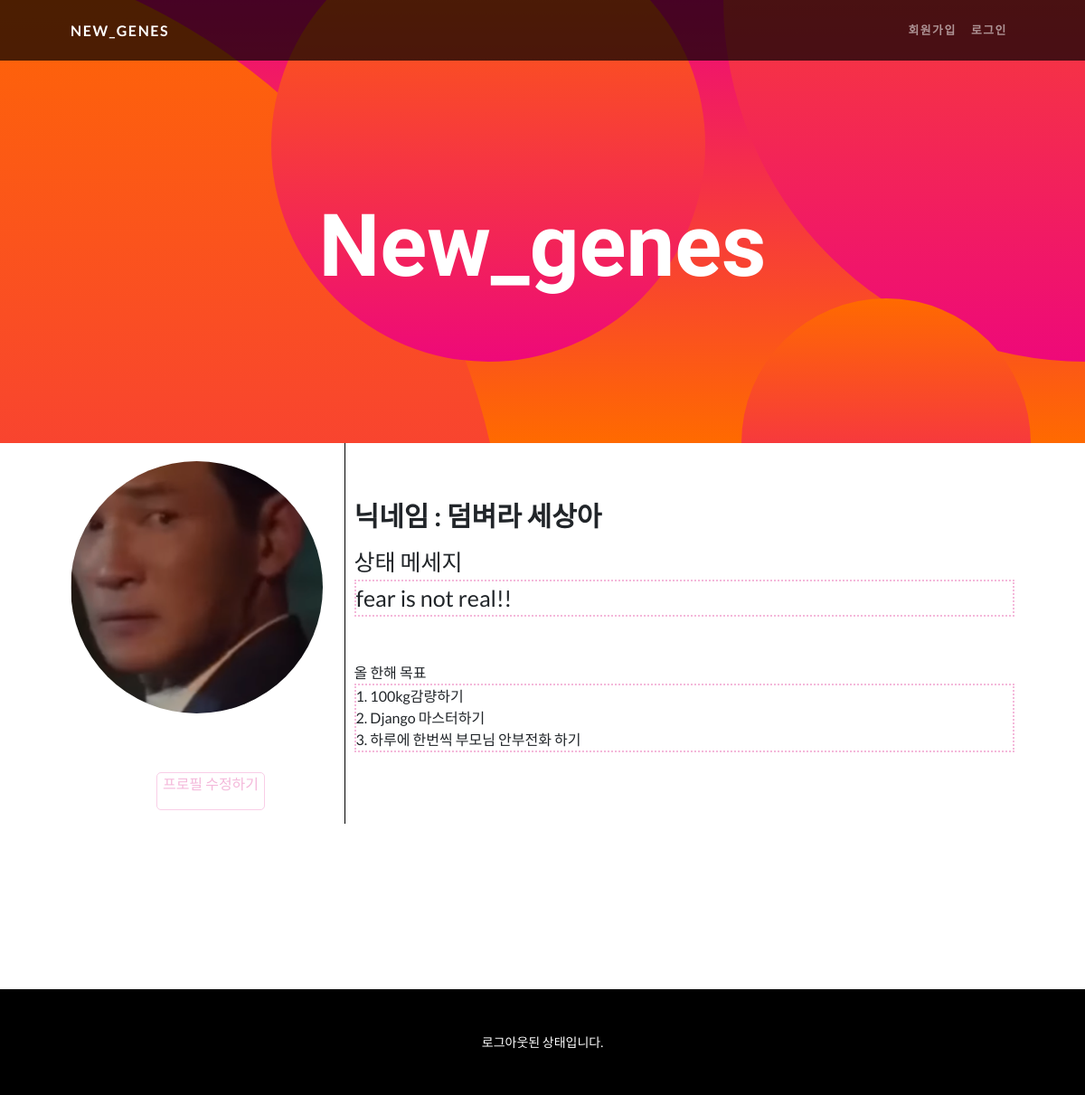
Page /profile/1/ on the committed database.
### Gene/models.py (models this page shows, shortened)
class User(AbstractUser):
    nickname = models.CharField(max_length=20, unique=True, null=True,
                                validators=[validate_no_special_characters])
    intro = models.TextField(null=True)
    profile_picture = models.ImageField(upload_to="profile_pics", default="default_profile_pic.jpg")
    goals = models.TextField(null=True)
    rating_FTO = [
        (1, 'TT'),
        (2, 'TA'),
        (3, 'AA')
    ]
    FTO_gene = models.IntegerField(choices=rating_FTO, default=None, null=True)
    rating_MC4R = [
        (1, 'TT'),
        (2, 'TC'),
        (3, 'CC')
    ]
    MC4R_gene = models.IntegerField(choices=rating_MC4R, default=None, null=True)
    rating_BDNF = [
        (1, 'AA'),
        (2, 'AG'),
        (3, 'GG')
    ]
    BDNF_gene = models.IntegerField(choices=rating_BDNF, default=None, null=True)
    rating_OCA2=[
        (1, 'TT'),
        (2, 'TC'),
        (3, 'CC')
    ]
    OCA2_gene = models.IntegerField(choices=rating_OCA2, null=True, default=None)
    rating_MC1R = [
        (1, 'GG'),
        (2, 'GA'),
        (3, 'AA')
    ]
    MC1R_gene = models.IntegerField(choices=rating_MC1R, null=True, default=None)
    rating_chr20p11_1 = [
        (1, 'GG'),
        (2, 'GA'),
        (3, 'AA')
    ]
    chr20p11_1 = models.IntegerField(choices=rating_chr20p11_1, null=True, default=None)
    rating_chr20p11_2 = [
        (1, 'CC'),
        (2, 'CT'),
        (3, 'TT')
    ]
    chr20p11_2 = models.IntegerField(choices=rating_chr20p11_2, null=True, default=None)
    rating_IL2RA = [
        (1, 'TT'),
        (2, 'TC'),
        (3, 'CC')
    ]
    IL2RA = models.IntegerField(choices=rating_IL2RA, null=True, default=None)
    rating_HLA_DQB1 = [
        (1, 'AA'),
        (2, 'AG'),
        (3, 'GG')
    ]
    HLA_DQB1 = models.IntegerField(choices=rating_HLA_DQB1, null=True, default=None)
    rating_EDAR = [
        (1, 'GG'),
        (2, 'GA'),
        (3, 'AA')
    ]
    EDAR = models.IntegerField(choices=rating_EDAR, null=True, default=None)
    rating_AGER_1 = [
        (1, 'CC'),
        (2, 'CT'),
        (3, 'TT')
    ]
    AGER_1 = models.IntegerField(choices=rating_AGER_1, null=True, default=None)
    rating_AGER_2 = [
        (1, 'GG'),
        (2, 'GA'),
        (3, 'AA')
    ]
    AGER_2 = models.IntegerField(choices=rating_AGER_2, null=True, default=None)
    rating_GCKR = [
        (1, 'CC'),
        (2, 'CT'),
        (3, 'TT')
    ]
    GCKR = models.IntegerField(choices=rating_GCKR, null=True, default=None)
    rating_ANGPTL3 = [
        (1, 'GG'),
        (2, 'GT'),
        (3, 'TT')
    ]
    ANGPTL3 = models.IntegerField(choices=rating_ANGPTL3, null=True, default=None)
    rating_TRIB1 = [
        (1, 'TT'),
        (2, 'TA'),
        (3, 'AA')
    ]
    TRIB1 = models.IntegerField(choices=rating_TRIB1, null=True, default=None)
    rating_HMGCR = [
        (1, 'AA'),
        (2, 'AT'),
        (3, 'TT')
    ]
    HMGCR = models.IntegerField(choices=rating_HMGCR, null=True, default=None)
    rating_ABO = [
        (1, 'CC'),
        (2, 'CA'),
        (3, 'AA')
    ]
    ABO = models.IntegerField(choices=rating_ABO, null=True, default=None)
    rating_LIPG = [
        (1, 'TT'),
        (2, 'TG'),
        (3, 'GG')
    ]
    LIPG = models.IntegerField(choices=rating_LIPG, null=True, default=None)
    rating_DGKB_TMEM195 = [
        (1, 'GG'),
        (2, 'GT'),
        (3, 'TT')
    ]
    DGKB_TMEM195 = models.IntegerField(choices=rating_DGKB_TMEM195, null=True, default=None)
    rating_CDKN2A_2B = [
        (1, 'CC'),
        (2, 'CT'),
        (3, 'TT')
    ]
    CDKN2A_2B = models.IntegerField(choices=rating_CDKN2A_2B, null=True, default=None)
    rating_GCK = [
        (1, 'GG'),
        (2, 'GA'),
        (3, 'AA')
    ]
    GCK = models.IntegerField(choices=rating_GCK, null=True, default=None)
    rating_GLIS3 = [
        (1, 'GG'),
        (2, 'GA'),
        (3, 'AA')
    ]
    GLIS3 = models.IntegerField(choices=rating_GLIS3, null=True, default=None)
    rating_GUCY1A3 = [
        (1, 'AA'),
        (2, 'AC'),
        (3, 'CC')
    ]
    GUCY1A3 = models.IntegerField(choices=rating_GUCY1A3, null=True, default=None)
    rating_ABCA1 = [
        (1, 'CC'),
        (2, 'CT'),
        (3, 'TT')
    ]
    ABCA1 = models.IntegerField(choices=rating_ABCA1, null=True, default=None)
    rating_FGF5 = [
        (1, 'AA'),
        (2, 'AT'),
        (3, 'TT')
    ]
    FGF5 = models.IntegerField(choices=rating_FGF5, null=True, default=None)
    rating_ATP2B1 = [
        (1, 'AA'),
        (2, 'AG'),
        (3, 'GG')
    ]
    ATP2B1 = models.IntegerField(choices=rating_ATP2B1, null=True, default=None)
    rating_NPR3 = [
        (1, 'AA'),
        (2, 'AG'),
        (3, 'GG')
    ]
    NPR3 = models.IntegerField(choices=rating_NPR3, null=True, default=None)
    rating_CYP17A1 = [
        (1, 'GG'),
        (2, 'GA'),
        (3, 'AA')
    ]
    CYP17A1 = models.IntegerField(choices=rating_CYP17A1, null=True, default=None)
    rating_SLC23A1_1 = [
        (1, 'CC'),
        (2, 'CT'),
        (3, 'TT')
    ]
    SLC23A1_1 = models.IntegerField(choices=rating_SLC23A1_1, null=True, default=None)
    rating_SLC23A1_2 = [
        (1, 'AA'),
        (2, 'AG'),
        (3, 'GG')
    ]
    SLC23A1_2 = models.IntegerField(choices=rating_SLC23A1_2, null=True, default=None)
    rating_CYP1A1_CYP1A2 = [
        (1, 'AA'),
        (2, 'AC'),
        (3, 'CC')
    ]
    CYP1A1_CYP1A2 = models.IntegerField(choices=rating_CYP1A1_CYP1A2, null=True, default=None)
    rating_AHR = [
        (1, 'CC'),
        (2, 'CT'),
        (3, 'TT')
    ]
    AHR = models.IntegerField(choices=rating_AHR, null=True, default=None)

### Gene/views.py (the view)
# urls.py: path('profile/<int:user_id>/', views.ProfileReadView.as_view(), name='profile'),
class ProfileReadView(DetailView):
    model = User
    template_name = 'Profile/profile_detail.html'
    pk_url_kwarg = "user_id"
    context_object_name = "profile_user"

### Gene/templates/Profile/profile_detail.html
{% extends 'gene_base/base.html' %}
{% load static %}
{% block content %}
<div class="profile_photo">
    <div class="profile_picture">
        <img src={{profile_user.profile_picture.url}} class="profile_image">
    </div>
    <div class="profile_update">
        <a class="button" href={% url 'profile-update' %}><p>프로필 수정하기</p></a>
    </div>
</div>
<div class="profile_section">
    <div class="profile_nickname">
        <b>닉네임 : {{profile_user.nickname}}</b>
    </div>
    <div class="profile_intro">
        상태 메세지
        <div id="textBox">
            {{profile_user.intro}}
        </div>
    </div>
    <div class="profile_goals">
            올 한해 목표
            <div id="textBox">
                {{profile_user.goals|linebreaksbr}}
            </div>
    </div>
</div>
{% endblock content %}

### Gene/static/Gene/styles/make.css (style rules this page uses)
.profile_photo { float: left; width: 30%; height: 100%; padding-top: 20px; border-right: solid 1px black; }
.profile_picture { width: 100%; aspect-ratio: 1/1; border-radius: 100%; overflow: hidden; margin-bottom: 50px; }
.profile_image { width: 100%; height: 100%; object-fit: cover; }
.profile_update { text-align: center; padding-left: 75px; }
.profile_section { float: right; width: 70%; height: 100%; padding-top: 20px; padding-left: 10px; }
.profile_nickname { font-size: 30px; margin: 10px 0; }
.profile_intro { font-size: 25px; margin-bottom: 50px; }
#textBox { border: dotted 2px #f4b8da; }
.profile_goals { margin-bottom: 50px; }
.button { display: block; float: left; width: 120px; font-size: medium; margin: 15px 20px; padding: 0 0; text-align: center; border-radius: 5px; transition: all 0.2s ; background-color: #FFF; color: #f4b8da; border: 1px solid #f9cee7; text-decoration: none; }

### rows in the picture
User: profile_picture (picture), nickname "덤벼라 세상아", intro "fear is not real!!", goals "1. 100kg감량하기 2. Django 마스터하기 3. 하루에 한번씩 부모님 안부전화 하기"
